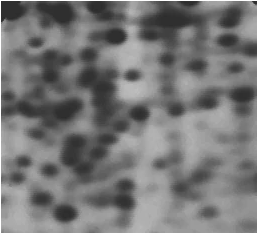
#> input picture 9 Watershed e SLIC/img_a.png, 257 x 233 px
$ python 'watershed e SLIC.py'   (older library calls are emulated)
#> lines starting #> are read from the running program, lines starting #| are printed output that depends on the picture
#> further down, img_a is the input picture: shape (233, 257); min 42, max 255, mean 118.3
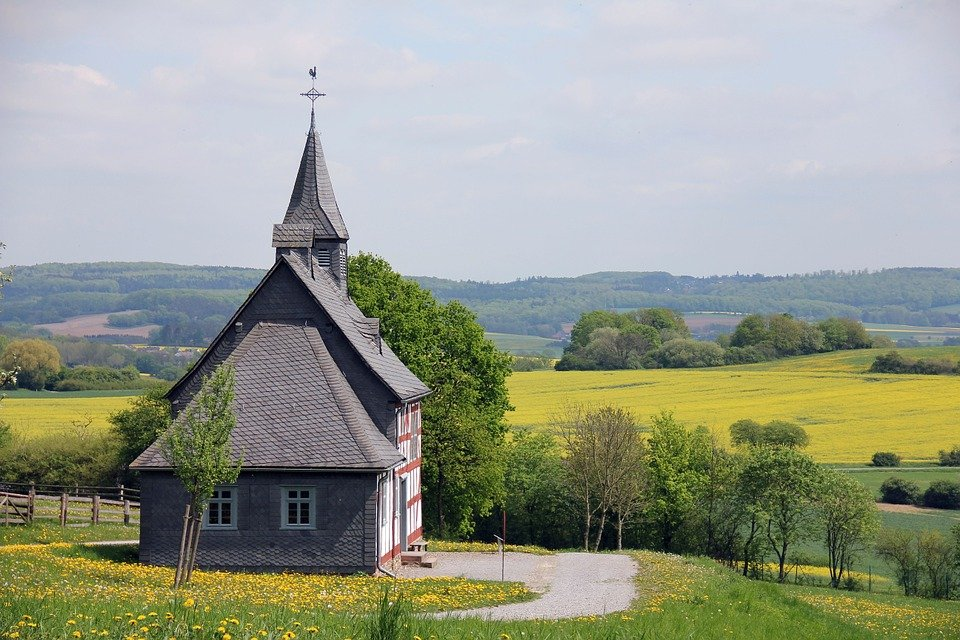
#> input picture 9 Watershed e SLIC/img_b.jpg, 960 x 640 px
#> further down, img_b is the input picture: shape (640, 960, 3); mean R, G, B 149.8, 154.5, 139.1
from skimage.segmentation import slic
from collections import deque
from skimage import io
import numpy as np
import cv2

# SLIC da biblioteca


def SLIC(img):
    result_slic = slic(img, n_segments=256, sigma=5,
                       multichannel=True, start_label=1, convert2lab=True)
    result_slic = np.uint8(result_slic)

    return result_slic

# Função pega os vizinhos


def get_neighbors(rows, columns, pixel):
    return np.mgrid[
        max(0, pixel[0] - 1):min(rows, pixel[0] + 2),
        max(0, pixel[1] - 1):min(columns, pixel[1] + 2)
    ].reshape(2, -1).T

# Função watershed


def watershed(img):
    mask = -2
    wshd = 0
    init = -1
    inqe = -3
    level = 256
    current_label = 0
    flag = False
    fifo = deque()

    rows, columns = img.shape
#> rows = 233; columns = 257
    total = rows * columns
#> total = 59881
    result_watershed = np.full((rows, columns), init, np.int32)

    reshaped_image = img.reshape(total)

    pixels = np.mgrid[0:rows, 0:columns].reshape(2, -1).T

    neighbors = np.array([get_neighbors(rows, columns, p)
                         for p in pixels], dtype=object)
    if len(neighbors.shape) == 3:
        neighbors = neighbors.reshape(rows, columns, -1, 2)
    else:
        neighbors = neighbors.reshape(rows, columns)

    indices = np.argsort(reshaped_image)
    sorted_image = reshaped_image[indices]
    sorted_pixels = pixels[indices]
#> sorted_pixels = 59881 pairs, first value 0 to 232, second value 0 to 256

    level = np.linspace(sorted_image[0], sorted_image[-1], level)
#> level = 256 values from 42 to 255
    level_indices = []
    current_level = 0

    for i in range(total):
        if sorted_image[i] > level[current_level]:
            while sorted_image[i] > level[current_level]:
                current_level += 1
            level_indices.append(i)
#> after the loop, current_level = 255; level_indices = 129 values from 2 to 59392
    level_indices.append(total)

    start_index = 0
    for stop_index in level_indices:
        # mask all pixels at the current level.
        for p in sorted_pixels[start_index:stop_index]:
            result_watershed[p[0], p[1]] = mask

            for q in neighbors[p[0], p[1]]:
                if result_watershed[q[0], q[1]] >= wshd:
                    result_watershed[p[0], p[1]] = inqe
                    fifo.append(p)
                    break

        while fifo:
            p = fifo.popleft()
            for q in neighbors[p[0], p[1]]:
                lab_p = result_watershed[p[0], p[1]]
                lab_q = result_watershed[q[0], q[1]]
                if lab_q > 0:
                    if lab_p == inqe or (lab_p == wshd and flag):
                        result_watershed[p[0], p[1]] = lab_q
                    elif lab_p > 0 and lab_p != lab_q:
                        result_watershed[p[0], p[1]] = wshd
                        flag = False
                elif lab_q == wshd:
                    if lab_p == inqe:
                        result_watershed[p[0], p[1]] = wshd
                        flag = True
                elif lab_q == mask:
                    result_watershed[q[0], q[1]] = inqe
                    fifo.append(q)

        for p in sorted_pixels[start_index:stop_index]:

            if result_watershed[p[0], p[1]] == mask:
                current_label += 1
                fifo.append(p)
                result_watershed[p[0], p[1]] = current_label
                while fifo:
                    q = fifo.popleft()
                    for r in neighbors[q[0], q[1]]:
                        if result_watershed[r[0], r[1]] == mask:
                            fifo.append(r)
                            result_watershed[r[0], r[1]] = current_label

        start_index = stop_index
#> this loop made 130 passes
#> (stop_index, start_index) on passes 1 to 12: (2, 2), (7, 7), (21, 21), (115, 115), (1127, 1127), (1341, 1341), (1611, 1611), (1998, 1998), (2266, 2266), (2520, 2520), (2808, 2808), (3221, 3221)
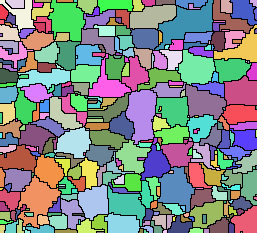
#> result_watershed: shape (233, 257) int32; 338 distinct labels, from 0 to 337; one colour per label, 0 black
#> after the loop, current_label = 337

    result_watershed = np.uint8(result_watershed)
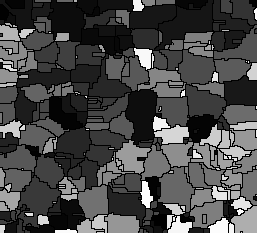
#> result_watershed: shape (233, 257); min 0, max 255, mean 72.4

    return result_watershed


# recebe a imagem
filename1 = "img_a.png"
filename2 = "img_b.jpg"

# lê a imagem
img_a = cv2.imread(filename1, 0)
img_b = io.imread(filename2)
# chama a função
resultWatershed = watershed(img_a)
resultSLIC = SLIC(img_b)
#> in SLIC, `result_slic = slic(img, n_segments=256, sigma=5, multichannel=True, st..`:
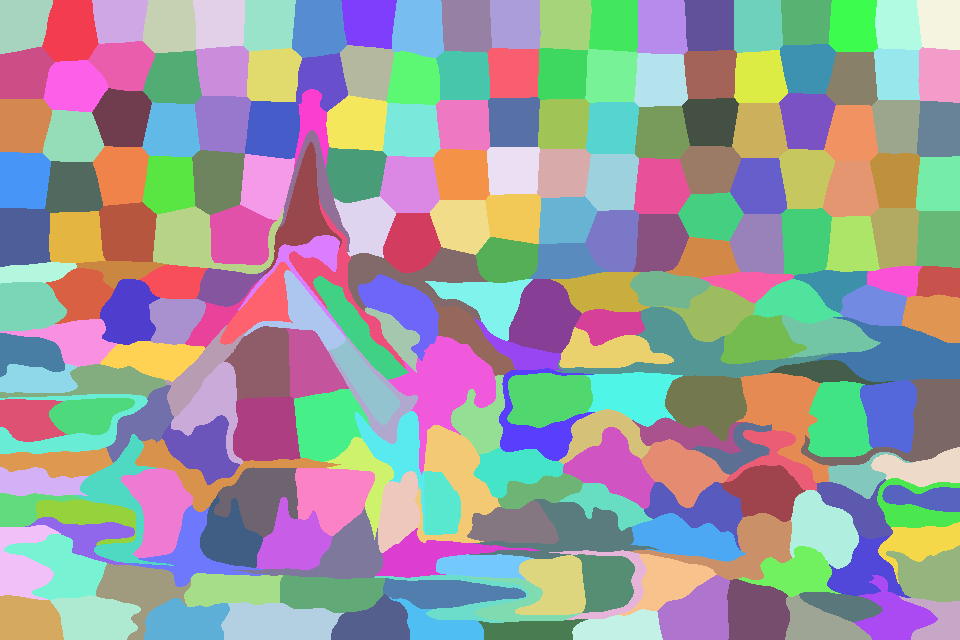
#> result_slic: shape (640, 960) int64; 240 distinct labels, from 1 to 240; one colour per label, 0 black
#> in SLIC, `result_slic = np.uint8(result_slic)`:
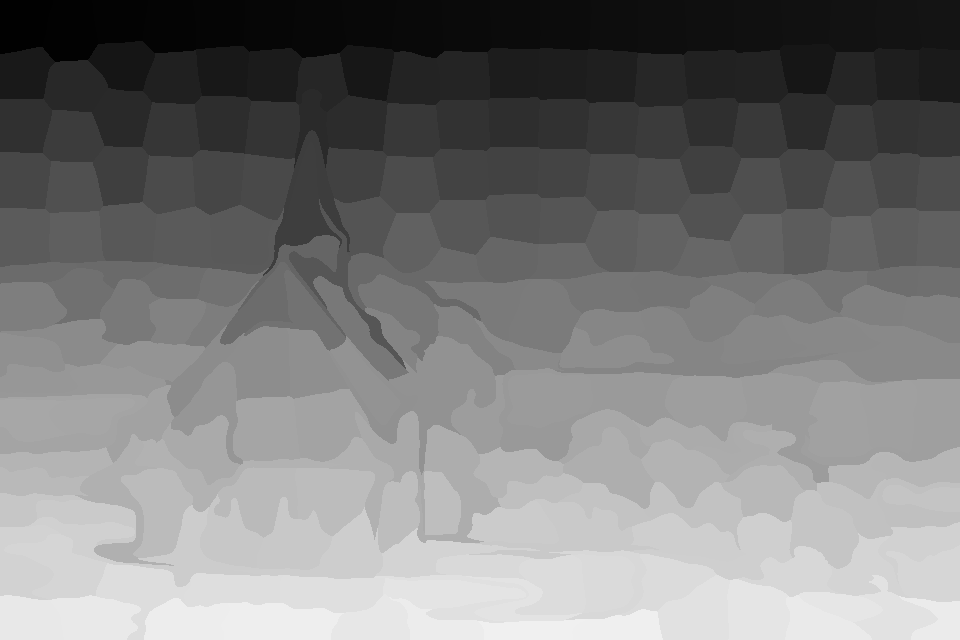
#> result_slic: shape (640, 960); min 1, max 240, mean 122.5

cv2.imwrite("watershed.png", resultWatershed)
io.imsave("SLIC.jpg", resultSLIC)
